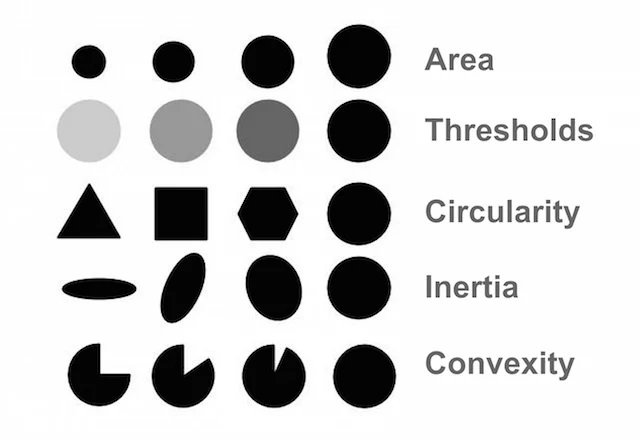
#> input picture 3_blob_detection/BlobTest.jpg, 640 x 439 px, given in place of the camera
$ python webcam_detect.py
#> lines starting #> are read from the running program, lines starting #| are printed output that depends on the picture
import cv2
import numpy as np
import time

def contours(binary_img, min_area=15):
    contour_list, _ = cv2.findContours(binary_img, mode=cv2.RETR_EXTERNAL, method=cv2.CHAIN_APPROX_SIMPLE)
    return [x for x in contour_list if (cv2.contourArea(x) >= min_area)]

def draw(img, contour_list):
    width = img.shape[0]
    height = img.shape[1]
    output_img = np.copy(img)
    x_list = []
    y_list = []
    for contour in contour_list:
        cv2.drawContours(output_img, [contour], -1, color = (0, 0, 255), thickness = -1)

        rect = cv2.minAreaRect(contour)
        center, size, angle = rect
        center = np.array(center, dtype=np.int32)

        # cv2.drawContours(output_img, [cv2.boxPoints(rect).astype(int)], -1, color = (0, 0, 255), thickness = 2)
        # cv2.circle(output_img, center = center, radius = 3, color = (0, 0, 255), thickness = -1)

        x_list.append((center[0] - width / 2) / (width / 2))
        x_list.append((center[1] - width / 2) / (width / 2))

    return output_img

# Your filtering code here
def preprocess(img):
    hsvimg = cv2.cvtColor(img, cv2.COLOR_BGR2HSV)
    grayimg = cv2.inRange(hsvimg, (100, 0, 0), (150, 255, 160))

    grayimg = cv2.GaussianBlur(grayimg, (15,15), 256)
    grayimg = cv2.erode(grayimg, np.ones((7,7)))
    return grayimg

if __name__ == '__main__':
    # If the camera doesn't work try edit this to "0"
    cap = cv2.VideoCapture(0)
    if (not cap.isOpened()):
        print("Could not open camera. Try change the device ID.")
        exit(1)

    fnum = 0
    while True:
        t_begin = time.time()
        err, frame = cap.read()
#> frame is the input picture: shape (439, 640, 3); min 0, max 255, mean 210.2

        processed = preprocess(frame)
#> in preprocess, `hsvimg = cv2.cvtColor(img, cv2.COLOR_BGR2HSV)`: hsvimg: shape (439, 640, 3); mean H, S, V 0, 0, 210.2
#> in preprocess, `grayimg = cv2.inRange(hsvimg, (100, 0, 0), (150, 255, 160))`: grayimg: shape (439, 640); every value is 0
        cts = contours(processed)
#> in contours, `contour_list, _ = cv2.findContours(binary_img, mode=cv2.RETR_EXTERNAL,..`: contour_list = []
#> cts = []
        with_labels = draw(frame,  cts)

        t_end = time.time()

        print("Frame {}: {:.3f} ms".format(fnum, (t_end - t_begin) * 1000.0))
        fnum = fnum + 1

        both = cv2.hconcat((cv2.cvtColor(processed, cv2.COLOR_GRAY2BGR), with_labels))
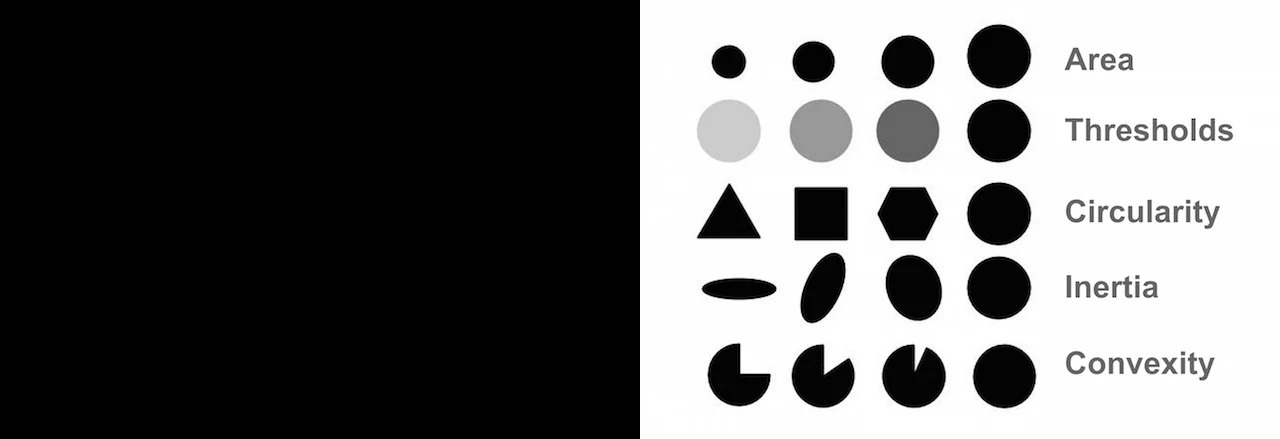
#> both: shape (439, 1280, 3); min 0, max 255, mean 105.1
        cv2.imshow('detector', both)

        if cv2.pollKey() > -1:
#> (key Esc is pressed here)
            cap.release()
            cv2.destroyAllWindows()
            break
